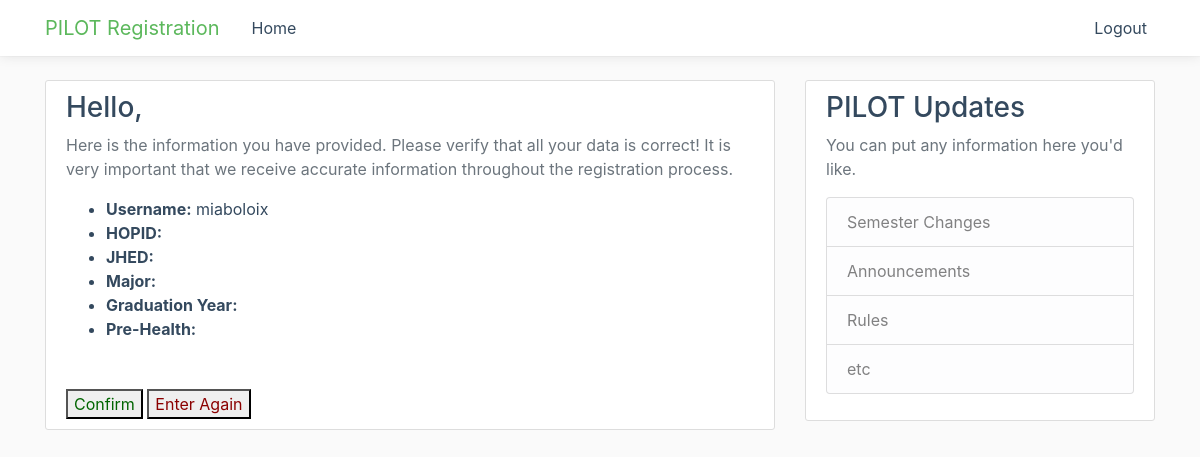
The page /15/results/ (signed in) on the database as committed earlier.
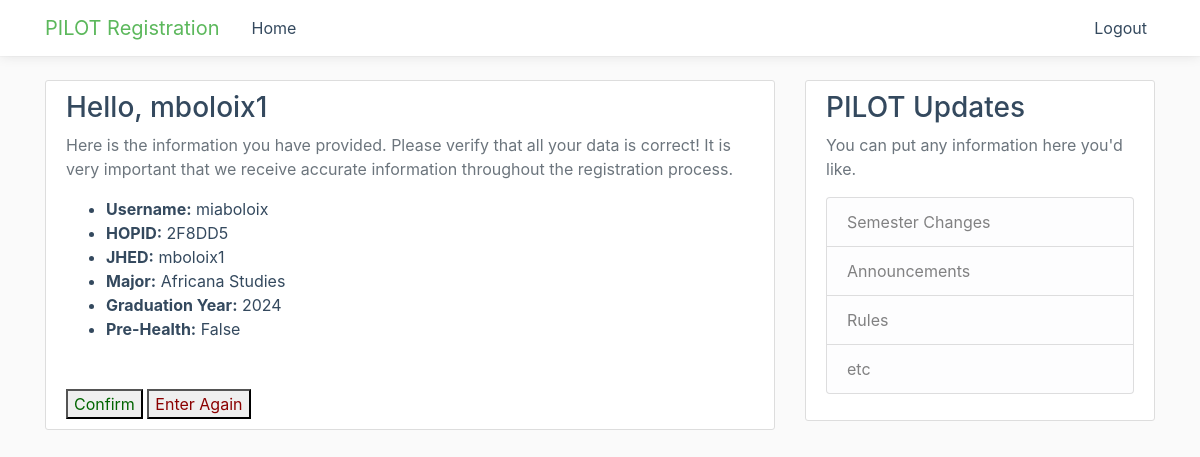
The same page on the database as committed later.
### one/models.py (models this page shows, shortened)
class StudentUser(models.Model):
	user = models.OneToOneField(User, on_delete=models.CASCADE)
	hopid = models.CharField(max_length=200)
	jhed = models.CharField(max_length=200)
	major = models.CharField(max_length=100)
	grad_year = models.CharField(max_length=4)
	pre_health = models.BooleanField(default=False)

### one/views.py (the view)
# urls.py: path('<int:pk>/results/', views.get_results, name='results'),
@login_required
def get_results(request, pk):
	student = StudentUser.objects.filter(id=pk).first()
	if request.method == 'POST':
			return redirect('one:detail', pk=student.id)
	else:
		context = {
			'title': 'Your Information | PILOT Registration',
			'student': student
		}
		return render(request, 'one/results.html/', context=context)

### one/templates/one/results.html
{% extends "one/base.html" %}
{% block content %}
<div class="content-section">
	<h3>Hello, {{ student.jhed }}</h3>
	<p class="text-muted">Here is the information you have provided. Please verify that all your data is correct! It is very important that we receive accurate information throughout the registration process.</p>
	<ul>
		<li><b>Username:</b> {{user.username}}</li>
		<li><b>HOPID:</b> {{student.hopid}}</li>
		<li><b>JHED:</b> {{student.jhed}}</li>
		<li><b>Major:</b> {{student.major}}</li>
		<li><b>Graduation Year:</b> {{student.grad_year}}</li>
		<li><b>Pre-Health:</b> {{student.pre_health}}</li>
	</ul><br><br>
		<button>
		<a style="text-decoration: none; color: darkgreen;" href="{% url 'one:detail' student.id %}">Confirm</a>
	</button>
		<button>
			<a style="text-decoration: none; color: darkred;" href="{% url 'one:data' %}">Enter Again</a>
		</button>
</div>
{% endblock content %}

Rows that differ between the two databases and show on the page:
added StudentUser: jhed "mboloix1", hopid "2F8DD5", major "Africana Studies", grad_year "2024", pre_health "False"
